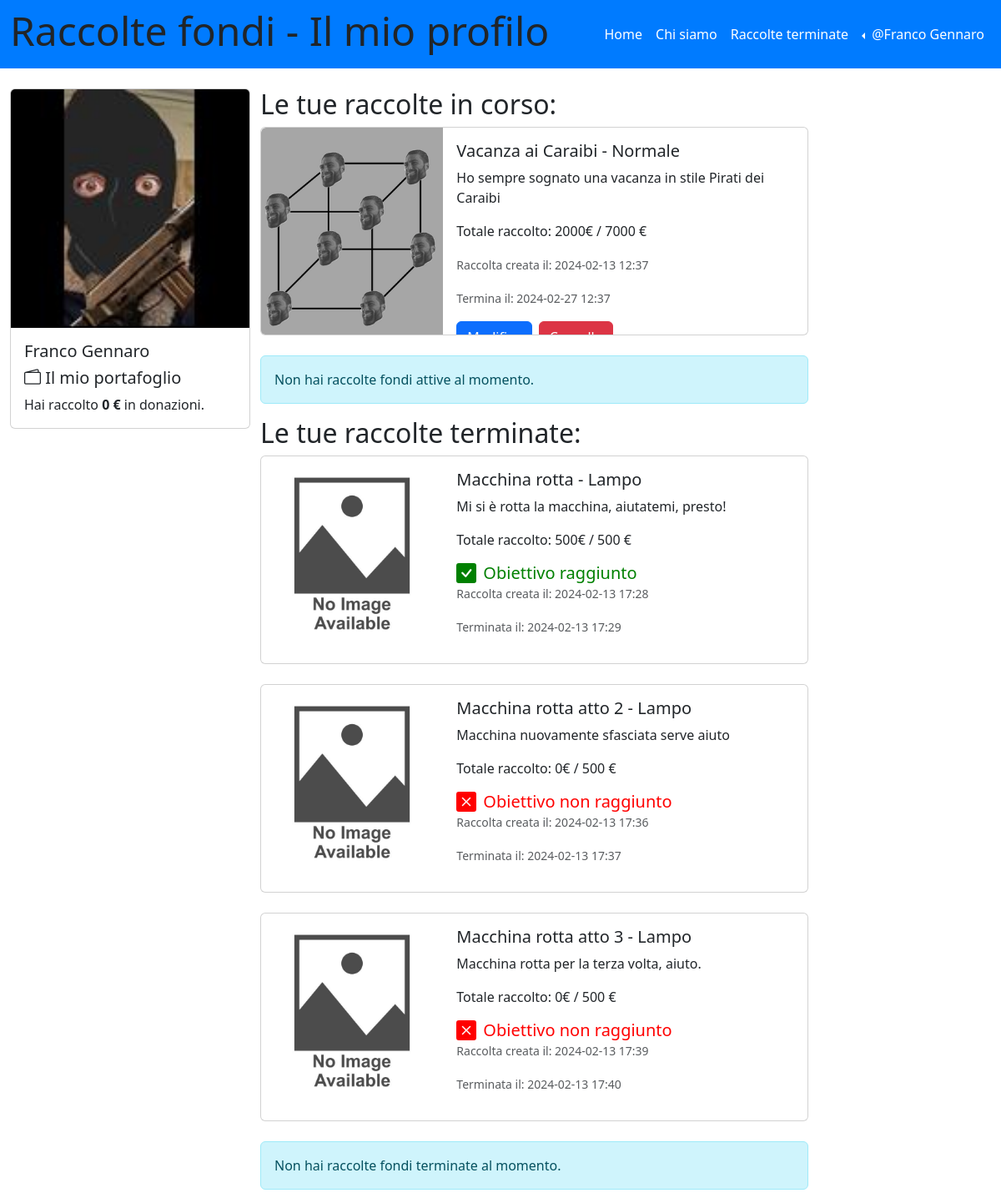
/le_mie_raccolte (signed in), run on the app's committed database.
### tables this page shows
CREATE TABLE "utenti" (
	"id_utente"	INTEGER UNIQUE,
	"email"	TEXT NOT NULL UNIQUE,
	"password"	TEXT NOT NULL UNIQUE,
	"nome"	TEXT NOT NULL,
	"cognome"	TEXT NOT NULL,
	"immagine_utente"	TEXT,
	"portafoglio"	NUMERIC,
	PRIMARY KEY("id_utente" AUTOINCREMENT)
);

CREATE TABLE "raccolte" (
	"id_raccolta"	INTEGER NOT NULL UNIQUE,
	"nome_raccolta"	TEXT NOT NULL,
	"descrizione"	TEXT,
	"immagine"	TEXT,
	"data_creazione"	TEXT,
	"data_termine"	TEXT,
	"cifra_attuale"	NUMERIC,
	"cifra_da_raggiungere"	NUMERIC,
	"tipo_raccolta"	TEXT,
	"organizzatore_raccolta"	INTEGER,
	"importo_minimo"	NUMERIC,
	"status"	TEXT DEFAULT 'attiva',
	"aggiornata"	TEXT DEFAULT 'no',
	"importo_massimo"	NUMERIC,
	PRIMARY KEY("id_raccolta" AUTOINCREMENT),
	FOREIGN KEY("organizzatore_raccolta") REFERENCES "utenti"("id_utente")
);

### app.py (the view)
@app.route('/le_mie_raccolte')
@login_required
def le_mie_raccolte():
    id_utente = current_user.id_utente
    raccolte_utente_db = raccolte_dao.get_raccolta_by_id_utente(id_utente)
    return render_template('le_mie_raccolte.html', raccolte_utente = raccolte_utente_db)

### app.py (called while the page is built)
@app.before_request
def update_before_request():
    app.logger.info('Inizio update_status_e_portafoglio')
    try:
        raccolte_dao.update_status_e_portafoglio()
        app.logger.info('Fine update_status_e_portafoglio')
    except Exception as e:
        print('Error during update:', str(e))

@login_manager.user_loader
def load_user(user_id):
    db_user = utenti_dao.get_user_by_id(user_id)
    if db_user is not None:
        user = User(id_utente=db_user['id_utente'], nome=db_user['nome'], cognome=db_user['cognome'], email=db_user['email'], password=db_user['password'], immagine_utente=db_user['immagine_utente'], portafoglio=db_user['portafoglio'])
    else:
        user = None
    return user

### raccolte_dao.py (called while the page is built)
def get_raccolta_by_id_utente(id_utente):
    conn = sqlite3.connect('db/raccolte_fondi.db')
    conn.row_factory = sqlite3.Row
    cursor = conn.cursor()
    sql = 'SELECT * FROM raccolte WHERE raccolte.organizzatore_raccolta = ?'
    cursor.execute(sql, (id_utente,))
    raccolte_utente = cursor.fetchall()
    cursor.close()
    conn.close()
    return raccolte_utente

### utenti_dao.py (called while the page is built)
def get_user_by_id(id):
    conn = sqlite3.connect('db/raccolte_fondi.db')
    conn.row_factory = sqlite3.Row
    cursor = conn.cursor()
    sql = 'SELECT * FROM utenti WHERE id_utente = ?'
    cursor.execute(sql, (id,))
    user = cursor.fetchone()
    cursor.close()
    conn.close()
    return user

### templates/le_mie_raccolte.html (shortened to what this page needs)
{% extends "base.html" %}
{% block page_name%}Il mio profilo{%endblock%}
{% block content %}
<div class="container">
    <div class="row">
        <div class="col-lg-3">
            <aside id="myaside">
                <div class="card" style="width: 18rem;">
                    {% if current_user.immagine_utente %}
                    <img src="{{ url_for('static', filename=current_user.immagine_utente) }}" class="card-img-top" alt="Immagine dell'utente">
                    {% else %}
                    <img src="{{ url_for('static', filename='no_immagine_utente.jpg') }}" class="card-img-top" alt="Immagine di default dell'utente">
                    {% endif %}
                    <div class="card-body">
                        <h5 class="card-title">{{ current_user.nome }} {{ current_user.cognome }}</h5>
                        <h5 class="card-title"><i class="bi bi-wallet2"></i> Il mio portafoglio</h5>
                        <p class="card-text">Hai raccolto <strong>{{ current_user.portafoglio }} €</strong> in donazioni.</p>
                    </div>
                </div>
            </aside>
        </div>
<main class="col-lg-9">
            <div class="col-9">
                <h2>Le tue raccolte in corso:</h2>
                {% set has_active_collections = false %}
                {% for raccolta in raccolte_utente %}
                    {% if raccolta.status == "attiva" %}
                        {% set has_active_collections = true %}
                        <div class="card mb-4 fixed-height-card" >
                            <div class="row g-0">
                                    <div class="col-md-4 card-img-container">
                                    {% if raccolta.immagine %}
                                        <img src="{{ url_for('static', filename=raccolta.immagine) }}" class="img-fluid rounded-start" alt="Questa è l'immagine della raccolta {{ raccolta.nome_raccolta | e }}">
                                    {% else %}
                                    <img src="{{ url_for('static', filename='no_immagine_raccolta.jpg') }}" class="img-fluid rounded-start" alt="La raccolta {{ raccolta.nome_raccolta | e }} non ha immagine">
                                    {% endif %}
                                    </div>
                                <div class="col-md-8">
                                    <div class="card-body">
                                        <h5 class="card-title">
                                            {{ raccolta.nome_raccolta | e }}
                                            - {% if raccolta.tipo_raccolta == 'lampo' %} Lampo
                                            {% else %} Normale
                                            {% endif %}
                                        </h5>
                                        <p class="card-text">{{ raccolta.descrizione }}</p>
                                        <p class="card-text">Totale raccolto: {{ raccolta.cifra_attuale }}€ / {{ raccolta.cifra_da_raggiungere }} €</p>
                                        {% if raccolta.tipo_raccolta == 'lampo' %}
                                            <p class="card-text"><small class="text-muted">Raccolta creata alle ore: {{ raccolta.data_creazione.split(' ')[1] }}</small></p>
                                            <p class="card-text"><small class="text-muted">Termina alle ore: {{ raccolta.data_termine.split(' ')[1] }}</small></p>
                                        {% else %}
                                            <p class="card-text"><small class="text-muted">Raccolta creata il: {{ raccolta.data_creazione }}</small></p>
                                            <p class="card-text"><small class="text-muted">Termina il: {{ raccolta.data_termine }}</small></p>
                                        {% endif %}
                            <div class="d-flex justify-content-start">
                                <button type="button" class="btn btn-primary me-2" data-bs-toggle="modal" data-bs-target="#createModal">
                                    Modifica
                                </button>
                                        <form action="{{ url_for('cancella_raccolta', id_raccolta=raccolta.id_raccolta) }}" method="POST" onsubmit="return confirm('Sei sicuro di voler cancellare questa raccolta?');">
                                            <button type="submit" class="btn btn-danger">Cancella</button>
                                        </form>
                                        </div>
                                    </div>
                                </div>
                            </div>
                        </div>
                        {% endif %}
                    {% endfor %}
                    {% if not has_active_collections %}
                        <div class="alert alert-info" role="alert">
                            Non hai raccolte fondi attive al momento.
                        </div>
                    {% endif %}
                        <h2>Le tue raccolte terminate:</h2>
                        {% set has_finished_collections = false %}
                        {% for raccolta in raccolte_utente %}
                            {% if raccolta.status == "terminata" %}
                                {% set has_finished_collections = true %}
                                <div class="card mb-4 fixed-height-card">
                                    <div class="row g-0">
                                            <div class="col-md-4 card-img-container">
                                                {% if raccolta.immagine %}
                                                <img src="{{ url_for('static', filename=raccolta.immagine) }}" class="img-fluid rounded-start" alt="Questa è l'immagine della raccolta {{ raccolta.nome_raccolta | e }}">
                                                {% else %}
                                                <img src="{{ url_for('static', filename='no_immagine_raccolta.jpg') }}" class="img-fluid rounded-start" alt="Questa è l'immagine della raccolta {{ raccolta.nome_raccolta | e }}">
                                                {% endif %}
                                            </div>
                                        <div class="col-md-8">
                                            <div class="card-body">
                                                <h5 class="card-title">
                                                    {{ raccolta.nome_raccolta | e }}
                                                    - {% if raccolta.tipo_raccolta == 'lampo' %} Lampo
                                                    {% else %} Normale
                                                    {% endif %}
                                                </h5>
                                                <p class="card-text">{{ raccolta.descrizione }}</p>
                                                <p class="card-text">Totale raccolto: {{ raccolta.cifra_attuale }}€ / {{ raccolta.cifra_da_raggiungere }} €</p>
                                                <div class="d-flex align-items-center">
                                                {% if raccolta.cifra_attuale >= raccolta.cifra_da_raggiungere %}
                                                    <h5 class="raccolte_terminate_successo mb-0">Obiettivo raggiunto</h5>
                                                    {%  else %}
                                                    <h5 class="raccolte_terminate_fallita mb-0">Obiettivo non raggiunto</h5>
                                                {% endif %}
                                                </div>
                                                <p class="card-text"><small class="text-muted">Raccolta creata il: {{ raccolta.data_creazione }}</small></p>
                                                <p class="card-text"><small class="text-muted">Terminata il: {{ raccolta.data_termine }}</small></p>
                                            </div>
                                        </div>
                                    </div>
                                </div>
                            {% endif %}
                        {% endfor %}
                        {% if not has_finished_collections %}
                            <div class="alert alert-info" role="alert">
                                Non hai raccolte fondi terminate al momento.
                            </div>
                        {% endif %}
                    </div>
                </div>
            </div>
    </div>
</div>
{% endblock %}

### templates/base.html (shortened to what this page needs)
<!doctype html>
<html lang="en">
<head>
  <link href="https://cdn.jsdelivr.net/npm/bootstrap@5.3.2/dist/css/bootstrap.min.css" rel="stylesheet"
>
  <link rel="stylesheet" href="https://cdn.jsdelivr.net/npm/bootstrap-icons@1.11.2/font/bootstrap-icons.min.css">
  <link rel="stylesheet" href="{{ url_for('static', filename='style.css') }}">
</head>
<body>
  <header id="myheader">
    <nav class="navbar navbar-dark navbar-expand-lg mynavbar">
      <div class="container-fluid">
        <h1 class="display-5">Raccolte fondi - {% block page_name %}{% endblock %}</h1>
        <div class="collapse navbar-collapse" id="navbarSupportedContent">
          <ul class="navbar-nav ms-auto">
            <li class="nav-item">
              <a class="nav-link {%block home_active%}{% endblock %}" aria-current="page" href="/">Home</a>
            </li>
            <li class="nav-item">
              <a class="nav-link {%block about_active%}{% endblock %}" href="{{ url_for('about') }}">Chi siamo</a>
            </li>
            <li class="nav-item">
                <a class="nav-link {%block raccolte_terminate_active%}{% endblock %}" href="{{ url_for('raccolte_terminate') }}">Raccolte terminate</a>
              </li>
            {% if current_user.is_authenticated %}
            <li class="nav-item dropdown dropstart">
              <a class="nav-link dropdown-toggle" href="#" role="button" data-bs-toggle="dropdown"
                aria-expanded="false">
                @{{current_user.nome}} {{current_user.cognome}}
              </a>
            </li>
            {% else %}
            <li class="nav-item">
              <a class="nav-link {%block signup_active%}{% endblock %}" aria-current="page"
                href="{{ url_for('iscriviti') }}">Registrati</a>
            </li>
            {% endif %}
          </ul>
        </div>
      </div>
    </nav>
  </header>
  <div class="container-fluid mt-4">
    <div class="row">
      {%block content %}{% endblock %}
</body>
</html>

### static/style.css (style rules this page uses)
.mynavbar { background-color: #007bff; }
.navbar-dark .navbar-nav .nav-link { color: white; }
.d-flex.align-items-center { align-items: center; }
.fixed-height-card { height: 250px; overflow: hidden; }
.card-img-container img { height: 100%; width: 100%; object-fit: contain; object-position: center; }
.raccolte_terminate_successo { color:green }
.raccolte_terminate_fallita { color:red }

### data on the page
utenti: nome "Franco", cognome "Gennaro", immagine_utente (picture), portafoglio "0"
raccolte: immagine (picture), nome_raccolta "Vacanza ai Caraibi", tipo_raccolta "Normale", descrizione "Ho sempre sognato una vacanza in stile Pirati dei Caraibi", cifra_attuale "2000", cifra_da_raggiungere "7000", data_creazione "2024-02-13 12:37", data_termine "2024-02-27 12:37"
raccolte: nome_raccolta "Macchina rotta", tipo_raccolta "Lampo", descrizione "Mi si è rotta la macchina, aiutatemi, presto!", cifra_attuale "500", cifra_da_raggiungere "500", shows "Obiettivo raggiunto", data_creazione "2024-02-13 17:28", data_termine "2024-02-13 17:29"
raccolte: nome_raccolta "Macchina rotta atto 2", tipo_raccolta "Lampo", descrizione "Macchina nuovamente sfasciata serve aiuto", cifra_attuale "0", cifra_da_raggiungere "500", shows "Obiettivo non raggiunto", data_creazione "2024-02-13 17:36", data_termine "2024-02-13 17:37"
raccolte: nome_raccolta "Macchina rotta atto 3", tipo_raccolta "Lampo", descrizione "Macchina rotta per la terza volta, aiuto.", cifra_attuale "0", cifra_da_raggiungere "500", shows "Obiettivo non raggiunto", data_creazione "2024-02-13 17:39", data_termine "2024-02-13 17:40"
